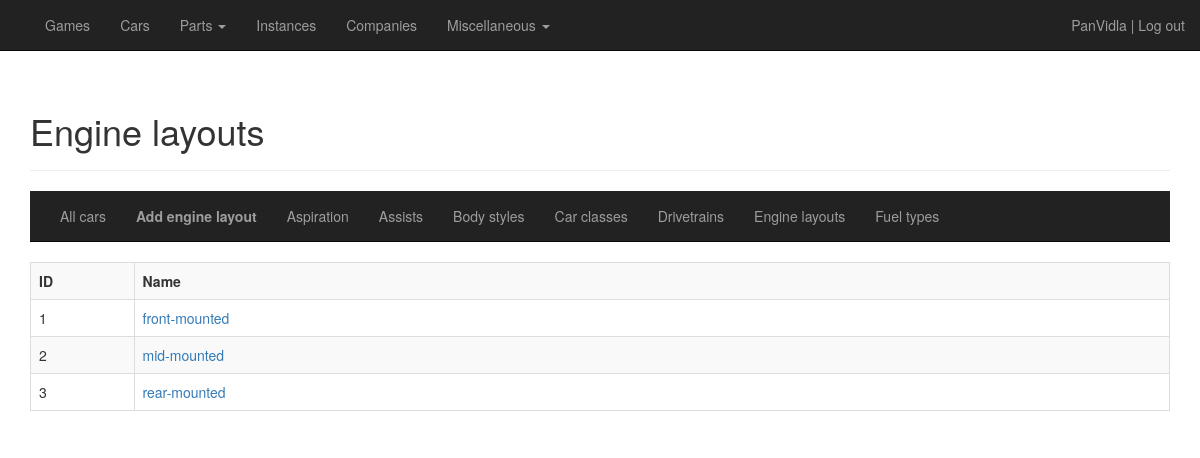
/cars/engine-layouts/all (signed in), run on the app's committed database.
### general/models/user.py (models this page shows, shortened)
class User(UserMixin, database.Model):
    __tablename__ = "users"
    id = database.Column(database.Integer, primary_key=True)
    username = database.Column(database.Unicode, nullable=False, unique=True)
    password_hash = database.Column(database.Unicode)
    current_instance = database.Column(database.Integer, default=0, nullable=False)

### general/models/car.py (models this page shows)
class EngineLayout(database.Model):
    __tablename__ = "engine_layouts"
    id = database.Column(database.Integer, primary_key=True)
    name = database.Column(database.Unicode, index=True, nullable=False, unique=True)
    cars = database.relationship('Car', backref='engine_layout', lazy='dynamic')
    instances = database.relationship('Instance', backref='engine_layout', lazy='dynamic')

### general/routes_cars.py (the view)
@cardb.route("/cars/engine-layouts", methods=['GET'])
@cardb.route("/cars/engine-layouts/all", methods=['GET'])
def overview_engine_layouts():
    engine_layouts = EngineLayout.query.order_by(EngineLayout.name.asc()).all()
    return render_template("cars_overview_engine_layouts.html",
                           title="Engine layouts",
                           heading="Engine layouts",
                           engine_layouts=engine_layouts,
                           viewing="engine_layouts")

### general/models/user.py (called while the page is built)
@login.user_loader
def load_user(id):
    return User.query.get(int(id))

### general/templates/cars_overview_engine_layouts.html
{% extends "cars_base.html" %}
{% block cars_content %}
    <div>
        <table class="table table-hover table-bordered table-striped">
            {% if engine_layouts == [] %}
            <tr>
                <td class="col-sm-12 text-center"><b>There are no engine layouts in the database.</b></td>
            </tr>
            {% else %}
            <tr>
                <td class="col-sm-1"><strong>ID</strong></td>
                <td class="col-sm-10"><strong>Name</strong></td>
            </tr>
                {% for engine_layout in engine_layouts %}
            <tr>
                <td class="col-sm-1">{{ engine_layout.id }}</td>
                <td class="col-sm-10"><a href="{{ url_for('detail_engine_layout', id=engine_layout.id) }}">{{ engine_layout.name }}</a></td>
            </tr>
                {% endfor %}
            {% endif %}
        </table>
    </div>
{% endblock %}

### general/templates/base.html (shortened to what this page needs)
{% extends "bootstrap/base.html" %}
{% block styles %}
    {{super()}}
    <link href="{{ url_for('static', filename='css/car-database.css') }}" rel="stylesheet">
{% endblock %}
{% block navbar %}
    <nav class="navbar navbar-inverse navbar-static-top">
        <div class="container">
            <div class="collapse navbar-collapse" id="bs-example-navbar-collapse-1">
                <ul class="nav navbar-nav">
                    <li><a class="hover-underline-animation" href="{{ url_for('overview_games') }}">Games</a></li>
                    <li><a class="hover-underline-animation" href="{{ url_for('overview_cars') }}">Cars</a></li>
                    <li class="dropdown">
                        <a href="#" class="dropdown-toggle" data-toggle="dropdown">Parts <b class="caret"></b></a>
                    </li>
                    <li><a class="hover-underline-animation" href="{{ url_for('overview_instances') }}">Instances</a></li>
                    <li><a class="hover-underline-animation" href="{{ url_for('overview_companies') }}">Companies</a></li>
                    <li class="dropdown">
                        <a href="#" class="dropdown-toggle" data-toggle="dropdown">Miscellaneous <b class="caret"></b></a>
                    </li>
                </ul>
                <p class="navbar-text navbar-right">{% if current_user.is_anonymous %}<a href="{{ url_for('login') }}" class="navbar-link">Log in</a>{% else %}{{ current_user.username }} | <a href="{{ url_for('logout') }}" class="navbar-link">Log out</a>{% endif %}</p>
            </div>
        </div>
    </nav>
{% endblock %}
{% block content %}
    <div class="container">
        {% block cardb_content %}
        {% endblock %}
    </div>
{% endblock %}

### general/static/css/car-database.css (style rules this page uses)
.hover-underline-animation { display: inline-block; position: relative; color: white; }
.hover-underline-animation::after { content: ''; position: absolute; width: 100%; transform: scaleX(0); height: 2px; bottom: 0; left: 0; background-color: white; transform-origin: bottom right; transition: transform 0.25s ease-out; }

### data on the page
User: username "PanVidla"
EngineLayout: id "1", name "front-mounted"
EngineLayout: id "2", name "mid-mounted"
EngineLayout: id "3", name "rear-mounted"

### other printed values
{{ heading }} "Engine layouts"
